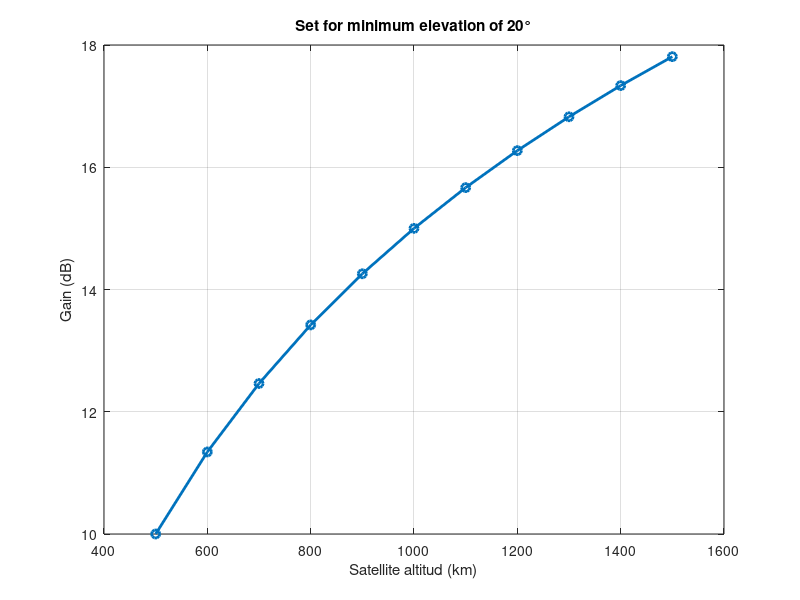

Reproduce this figure in MATLAB. (Note: this script raises an error after producing the figure.)

%%
% RUNEAR SIEMPRE PRIMERO CON LA REFERENCIA 20º, 1000KM Y 15DB
% Si quiero ver como cambian las alturas y ganancias con otra elevación,
% tengo que ir al otro programa y runearlo y fijarme que ganancia hay a la
% elevación que yo quiero, y actualizar aquí h_ref, elevacion y G_ref_dB

R_E = 6378; % Radio de la Tierra (km)
elevacion = 20; % Elevación mínima en grados (puedes cambiarlo)
elev_rad = deg2rad(elevacion); % Radianes

% Ganancia y slant range de referencia (a 1000 km, 2121 km slant range y 15 dB ganancia)
G_ref_dB = 15; % dB
h_ref = 1000; % km
r_ref = sqrt(R_E^2 + (R_E + h_ref)^2 - 2*R_E*(R_E + h_ref)*sin(elev_rad + asin((R_E/(R_E+h_ref))*cos(elev_rad)))); % km (slant range de referencia)

% Vector de alturas
alturas = 500:100:1500; % km

% Inicialización
ganancias_dB = zeros(size(alturas));
slant_ranges = zeros(size(alturas));

for i = 1:length(alturas)
    h = alturas(i);
    
    % Cálculo del slant range
    % alpha = pi/2 - elev_rad; % ángulo complementario
    slant_ranges(i) = sqrt(R_E^2 + (R_E + h)^2 - 2*R_E*(R_E + h)*sin(elev_rad + asin((R_E/(R_E+h))*cos(elev_rad))));
    
    % Ganancia necesaria
    ganancias_dB(i) = G_ref_dB + 20 * log10(slant_ranges(i) / r_ref);
end

% Gráfica
figure;
plot(alturas, ganancias_dB, 'o-', 'LineWidth', 2);
xlabel('Satellite altitud (km)');
ylabel('Gain (dB)');
title(['Set for minimum elevation of ', num2str(elevacion), '°']);
grid on;

% Mostrar tabla
disp(table(alturas', slant_ranges', ganancias_dB', ...
    'VariableNames', {'Altitud_km', 'SlantRange_km', 'Gain_dB'}));